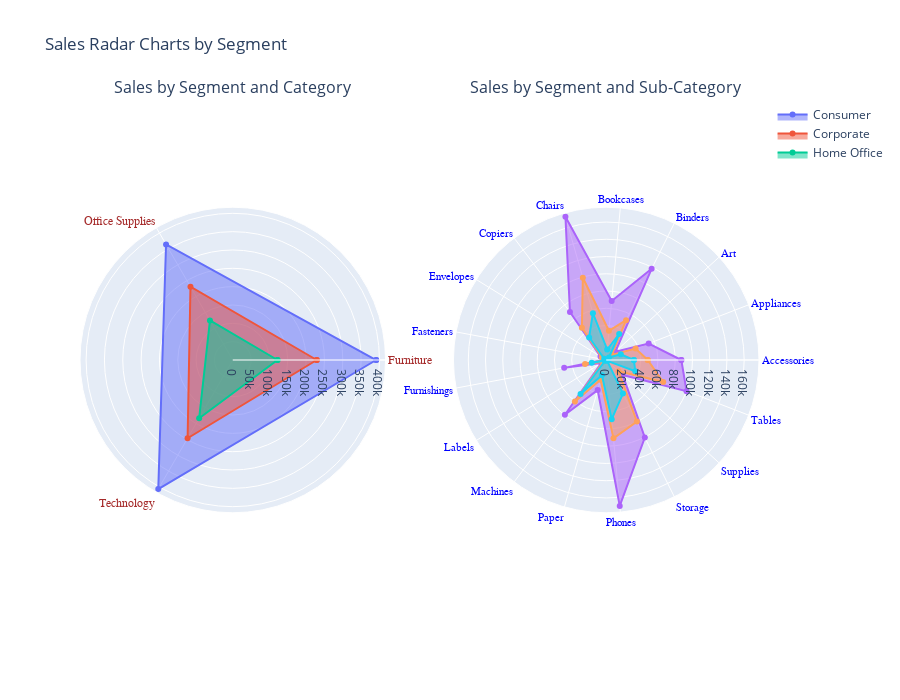

The code cell stored with this chart in its notebook:
### Code cell
import plotly.graph_objects as go
from plotly.subplots import make_subplots

# Prepare subplot layout with two polar charts side by side
fig = make_subplots(rows=1, cols=2,
                    specs=[[{'type': 'polar'}, {'type': 'polar'}]],
                    subplot_titles=[
                        "Sales by Segment and Category",
                        "Sales by Segment and Sub-Category"
                    ])

# ---------- First chart: Segment vs Category ----------
agg1 = df.groupby(['Segment', 'Category'])['Sales'].sum().reset_index()
segments1 = agg1['Segment'].unique()
categories1 = agg1['Category'].unique()

for seg in segments1:
    r_values = []
    for cat in categories1:
        val = agg1[(agg1['Segment'] == seg) & (agg1['Category'] == cat)]['Sales']
        r_values.append(val.values[0] if not val.empty else 0)

    fig.add_trace(go.Scatterpolar(
        r=r_values + [r_values[0]],
        theta=list(categories1) + [categories1[0]],
        fill='toself',
        name=seg,
        subplot='polar'
    ), row=1, col=1)

# ---------- Second chart: Segment vs Sub-Category ----------
agg2 = df.groupby(['Segment', 'Sub-Category'])['Sales'].sum().reset_index()
segments2 = agg2['Segment'].unique()
categories2 = agg2['Sub-Category'].unique()

for seg in segments2:
    r_values = []
    for cat in categories2:
        val = agg2[(agg2['Segment'] == seg) & (agg2['Sub-Category'] == cat)]['Sales']
        r_values.append(val.values[0] if not val.empty else 0)
    fig.add_trace(go.Scatterpolar(
        r=r_values + [r_values[0]],
        theta=list(categories2) + [categories2[0]],
        fill='toself',
        name=seg,
        showlegend=False,  # Legend already shown in first plot
        subplot='polar2'
    ), row=1, col=2)

# Update layout
fig.update_layout(
    height=700,
    title_text="Sales Radar Charts by Segment",
    showlegend=True,
    polar=dict(
        radialaxis=dict(visible=True),
        angularaxis=dict(tickfont=dict(size=12,color='brown', family='Comic')) 
    ),
    polar2=dict(
        radialaxis=dict(visible=True),
        angularaxis=dict(tickfont=dict(size=11,color='blue', family='Verdana'))  
    )
)

fig.show()

### Figure 1 — Plotly figure (JSON) as saved in the notebook; plotly's stock layout.template omitted (floating-point values rounded to 4 significant figures)
{"data": [{"fill": "toself", "name": "Consumer", "r": [391000.0, 364000.0, 406400.0, 391000.0], "subplot": "polar", "theta": ["Furniture", "Office Supplies", "Technology", "Furniture"], "type": "scatterpolar"}, {"fill": "toself", "name": "Corporate", "r": [229000.0, 230700.0, 246500.0, 229000.0], "subplot": "polar", "theta": ["Furniture", "Office Supplies", "Technology", "Furniture"], "type": "scatterpolar"}, {"fill": "toself", "name": "Home Office", "r": [121900.0, 124400.0, 183300.0, 121900.0], "subplot": "polar", "theta": ["Furniture", "Office Supplies", "Technology", "Furniture"], "type": "scatterpolar"}, {"fill": "toself", "name": "Consumer", "r": [87110.0, 52820.0, 14250.0, 118200.0, 68630.0, 172900.0, 69820.0, 7771.0, 1681.0, 49620.0, 6709.0, 79540.0, 36320.0, 169900.0, 100500.0, 25740.0, 99930.0, 87110.0], "showlegend": false, "subplot": "polar2", "theta": ["Accessories", "Appliances", "Art", "Binders", "Bookcases", "Chairs", "Copiers", "Envelopes", "Fasteners", "Furnishings", "Labels", "Machines", "Paper", "Phones", "Storage", "Supplies", "Tables", "Accessories"], "type": "scatterpolar"}, {"fill": "toself", "name": "Corporate", "r": [48190.0, 36590.0, 8590.0, 51560.0, 34010.0, 99140.0, 46830.0, 5943.0, 783.3, 25000.0, 4102.0, 60280.0, 23880.0, 91150.0, 79790.0, 19440.0, 70870.0, 48190.0], "showlegend": false, "subplot": "polar2", "theta": ["Accessories", "Appliances", "Art", "Binders", "Bookcases", "Chairs", "Copiers", "Envelopes", "Fasteners", "Furnishings", "Labels", "Machines", "Paper", "Phones", "Storage", "Supplies", "Tables", "Accessories"], "type": "scatterpolar"}, {"fill": "toself", "name": "Home Office", "r": [32080.0, 18120.0, 4276.0, 33690.0, 12240.0, 56450.0, 32880.0, 2763.0, 560.0, 17080.0, 1675.0, 49420.0, 18270.0, 68920.0, 43560.0, 1497.0, 36160.0, 32080.0], "showlegend": false, "subplot": "polar2", "theta": ["Accessories", "Appliances", "Art", "Binders", "Bookcases", "Chairs", "Copiers", "Envelopes", "Fasteners", "Furnishings", "Labels", "Machines", "Paper", "Phones", "Storage", "Supplies", "Tables", "Accessories"], "type": "scatterpolar"}], "layout": {"annotations": [{"font": {"size": 16}, "showarrow": false, "text": "Sales by Segment and Category", "x": 0.225, "xanchor": "center", "xref": "paper", "y": 1, "yanchor": "bottom", "yref": "paper"}, {"font": {"size": 16}, "showarrow": false, "text": "Sales by Segment and Sub-Category", "x": 0.775, "xanchor": "center", "xref": "paper", "y": 1, "yanchor": "bottom", "yref": "paper"}], "height": 700, "polar": {"angularaxis": {"tickfont": {"color": "brown", "family": "Comic", "size": 12}}, "domain": {"x": [0, 0.45], "y": [0, 1]}, "radialaxis": {"visible": true}}, "polar2": {"angularaxis": {"tickfont": {"color": "blue", "family": "Verdana", "size": 11}}, "domain": {"x": [0.55, 1], "y": [0, 1]}, "radialaxis": {"visible": true}}, "showlegend": true, "title": {"text": "Sales Radar Charts by Segment"}}}
